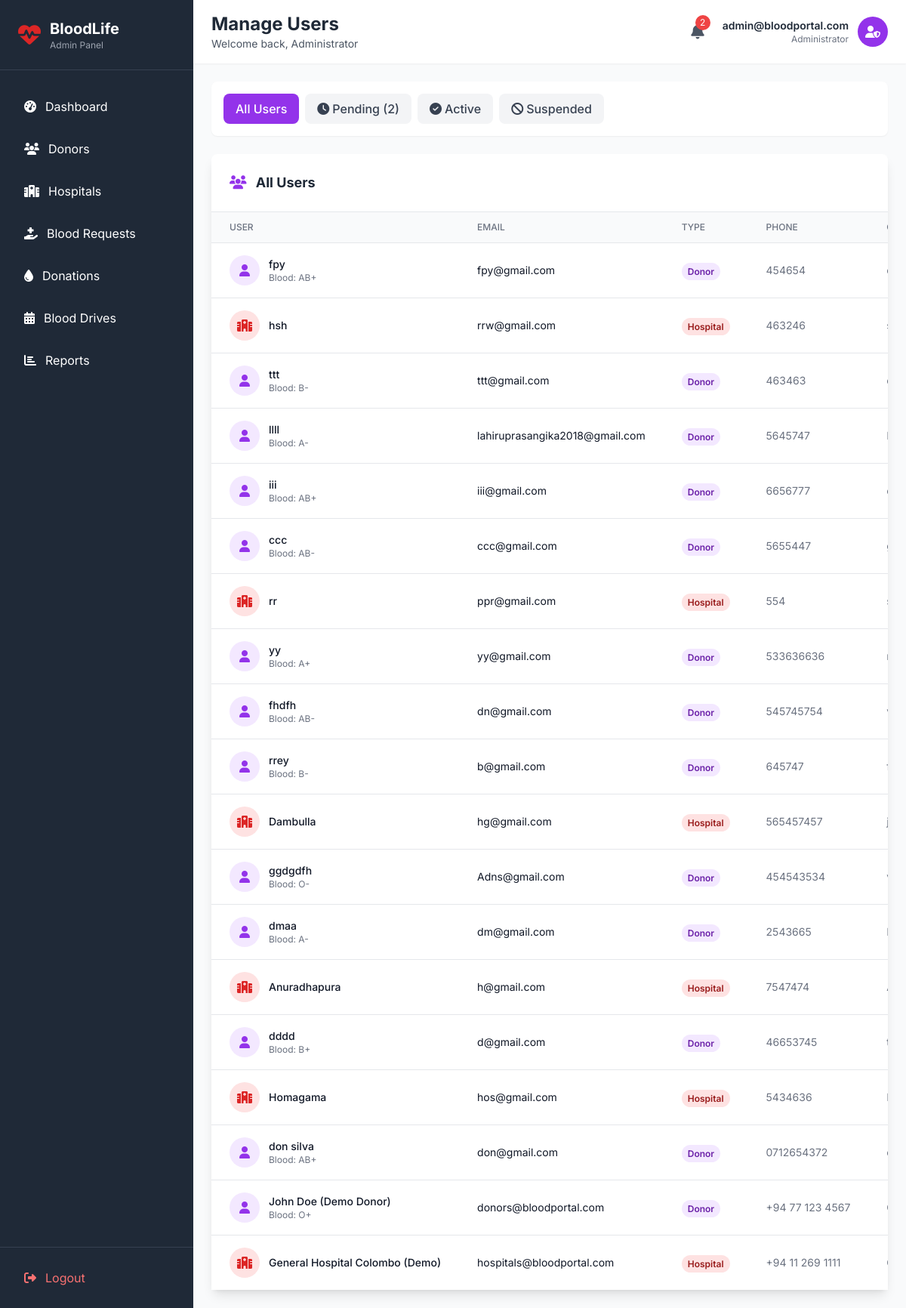
Screenshot of /admin/manage_users.php (signed in) with the database file from the repository.
### tables this page shows
CREATE TABLE `donors` (
  `donor_id` int(11) NOT NULL,
  `user_id` int(11) NOT NULL,
  `full_name` varchar(255) NOT NULL,
  `blood_type` enum('A+','A-','B+','B-','AB+','AB-','O+','O-') NOT NULL,
  `date_of_birth` date NOT NULL,
  `gender` enum('male','female','other') NOT NULL,
  `phone` varchar(20) NOT NULL,
  `address` text NOT NULL,
  `city` varchar(100) NOT NULL,
  `latitude` decimal(10,8) DEFAULT NULL,
  `longitude` decimal(11,8) DEFAULT NULL,
  `last_donation_date` date DEFAULT NULL,
  `total_donations` int(11) DEFAULT 0,
  `is_available` tinyint(1) DEFAULT 1,
  `medical_conditions` text DEFAULT NULL,
  `profile_image` varchar(255) DEFAULT NULL,
  `created_at` timestamp NOT NULL DEFAULT current_timestamp(),
  `updated_at` timestamp NOT NULL DEFAULT current_timestamp() ON UPDATE current_timestamp()
);

CREATE TABLE `users` (
  `user_id` int(11) NOT NULL,
  `email` varchar(255) NOT NULL,
  `password_hash` varchar(255) NOT NULL,
  `user_type` enum('donor','hospital','admin') NOT NULL,
  `status` enum('pending','active','suspended') DEFAULT 'pending',
  `created_at` timestamp NOT NULL DEFAULT current_timestamp(),
  `last_login` timestamp NULL DEFAULT NULL,
  `reset_token` varchar(255) DEFAULT NULL,
  `reset_token_expiry` datetime DEFAULT NULL
);

CREATE TABLE `hospitals` (
  `hospital_id` int(11) NOT NULL,
  `user_id` int(11) NOT NULL,
  `hospital_name` varchar(255) NOT NULL,
  `registration_number` varchar(100) NOT NULL,
  `phone` varchar(20) NOT NULL,
  `address` text NOT NULL,
  `city` varchar(100) NOT NULL,
  `latitude` decimal(10,8) DEFAULT NULL,
  `longitude` decimal(11,8) DEFAULT NULL,
  `contact_person` varchar(255) NOT NULL,
  `contact_email` varchar(255) NOT NULL,
  `created_at` timestamp NOT NULL DEFAULT current_timestamp(),
  `updated_at` timestamp NOT NULL DEFAULT current_timestamp() ON UPDATE current_timestamp()
);

### admin/manage_users.php (the view, shortened to what this page needs)
<?php
$db = getDB();
$statusFilter = isset($_GET['status']) ? $_GET['status'] : 'all';
if ($statusFilter === 'all') {
    $query = "
        SELECT u.*,
               COALESCE(d.full_name, h.hospital_name) as name,
               COALESCE(d.phone, h.phone) as phone,
               COALESCE(d.city, h.city) as city,
               d.blood_type,
               d.address as donor_address,
               h.hospital_name,
               h.registration_number,
               h.address as hospital_address,
               h.contact_person,
               h.contact_email
        FROM users u
        LEFT JOIN donors d ON u.user_id = d.user_id
        LEFT JOIN hospitals h ON u.user_id = h.user_id
        WHERE u.user_type != 'admin'
        ORDER BY u.created_at DESC
    ";
}
if ($statusFilter === 'all') {
    $usersStmt = $db->query($query);
} else {
    $usersStmt = $db->prepare($query);
    $usersStmt->execute([$statusFilter]);
}
$users = $usersStmt->fetchAll();
?>
<!DOCTYPE html>
<html lang="en">
<head>
    <script src="https://cdn.tailwindcss.com"></script>
    <link rel="stylesheet" href="https://cdnjs.cloudflare.com/ajax/libs/font-awesome/6.4.0/css/all.min.css">
</head>
<body class="bg-gray-50">
    <div class="flex h-screen overflow-hidden">
        <?php include 'includes/sidebar.php'; ?>
        <div class="flex-1 overflow-x-hidden overflow-y-auto">
            <?php include 'includes/header.php'; ?>
            <main class="p-6">
                <div class="mb-6 bg-white rounded-lg shadow-sm p-4">
                    <div class="flex flex-wrap gap-2">
                        <a href="?status=all" class="px-4 py-2 rounded-lg font-medium transition <?php echo $statusFilter === 'all' ? 'bg-purple-600 text-white' : 'bg-gray-100 text-gray-700 hover:bg-gray-200'; ?>">
                            All Users
                        </a>
                        <a href="?status=pending" class="px-4 py-2 rounded-lg font-medium transition <?php echo $statusFilter === 'pending' ? 'bg-yellow-600 text-white' : 'bg-gray-100 text-gray-700 hover:bg-gray-200'; ?>">
                            <i class="fas fa-clock mr-1"></i>Pending (<?php echo $db->query("SELECT COUNT(*) FROM users WHERE status = 'pending'")->fetchColumn(); ?>)
                        </a>
                        <a href="?status=active" class="px-4 py-2 rounded-lg font-medium transition <?php echo $statusFilter === 'active' ? 'bg-green-600 text-white' : 'bg-gray-100 text-gray-700 hover:bg-gray-200'; ?>">
                            <i class="fas fa-check-circle mr-1"></i>Active
                        </a>
                        <a href="?status=suspended" class="px-4 py-2 rounded-lg font-medium transition <?php echo $statusFilter === 'suspended' ? 'bg-red-600 text-white' : 'bg-gray-100 text-gray-700 hover:bg-gray-200'; ?>">
                            <i class="fas fa-ban mr-1"></i>Suspended
                        </a>
                    </div>
                </div>
                <div class="bg-white rounded-lg shadow-lg">
                    <div class="p-6 border-b border-gray-200">
                        <h3 class="text-lg font-bold text-gray-800">
                            <i class="fas fa-users text-purple-600 mr-2"></i>
                            <?php
                            if ($statusFilter === 'all') {
                                echo 'All Users';
                            } else {
                                echo ucfirst($statusFilter) . ' Users';
                            }
                            ?>
                        </h3>
                    </div>
                    <div class="overflow-x-auto">
                        <table class="min-w-full divide-y divide-gray-200">
                            <thead class="bg-gray-50">
                                <tr>
                                    <th class="px-6 py-3 text-left text-xs font-medium text-gray-500 uppercase">User</th>
                                    <th class="px-6 py-3 text-left text-xs font-medium text-gray-500 uppercase">Email</th>
                                    <th class="px-6 py-3 text-left text-xs font-medium text-gray-500 uppercase">Type</th>
                                    <th class="px-6 py-3 text-left text-xs font-medium text-gray-500 uppercase">Phone</th>
                                    <th class="px-6 py-3 text-left text-xs font-medium text-gray-500 uppercase">City</th>
                                </tr>
                            </thead>
                            <tbody class="bg-white divide-y divide-gray-200">
                                <?php if (empty($users)): ?>
                                <tr>
                                    <td colspan="8" class="px-6 py-12 text-center text-gray-500">
                                        <i class="fas fa-inbox text-4xl mb-2"></i>
                                        <p>No users found</p>
                                    </td>
                                </tr>
                                <?php else: ?>
                                <?php foreach ($users as $user): ?>
                                <tr class="hover:bg-gray-50">
                                    <td class="px-6 py-4 whitespace-nowrap">
                                        <div class="flex items-center">
                                            <div class="flex-shrink-0 h-10 w-10 rounded-full <?php echo $user['user_type'] === 'donor' ? 'bg-purple-100' : 'bg-red-100'; ?> flex items-center justify-center">
                                                <i class="fas <?php echo $user['user_type'] === 'donor' ? 'fa-user text-purple-600' : 'fa-hospital text-red-600'; ?>"></i>
                                            </div>
                                            <div class="ml-3">
                                                <div class="text-sm font-medium text-gray-900"><?php echo htmlspecialchars($user['name'] ?? 'N/A'); ?></div>
                                                <?php if ($user['user_type'] === 'donor' && $user['blood_type']): ?>
                                                <div class="text-xs text-gray-500">Blood: <?php echo $user['blood_type']; ?></div>
                                                <?php endif; ?>
                                            </div>
                                        </div>
                                    </td>
                                    <td class="px-6 py-4 whitespace-nowrap">
                                        <div class="text-sm text-gray-900"><?php echo htmlspecialchars($user['email']); ?></div>
                                    </td>
                                    <td class="px-6 py-4 whitespace-nowrap">
                                        <span class="px-2 py-1 text-xs font-semibold rounded-full <?php echo $user['user_type'] === 'donor' ? 'bg-purple-100 text-purple-800' : 'bg-red-100 text-red-800'; ?>">
                                            <?php echo ucfirst($user['user_type']); ?>
                                        </span>
                                    </td>
                                    <td class="px-6 py-4 whitespace-nowrap text-sm text-gray-500"><?php echo htmlspecialchars($user['phone'] ?? 'N/A'); ?></td>
                                    <td class="px-6 py-4 whitespace-nowrap text-sm text-gray-500"><?php echo htmlspecialchars($user['city'] ?? 'N/A'); ?></td>
                                </tr>
                                <?php endforeach; ?>
                                <?php endif; ?>
                            </tbody>
                        </table>
                    </div>
                </div>
            </main>
        </div>
    </div>
</body>
</html>

### admin/manage_users.php (style rules this page uses)
* { font-family: 'Inter', sans-serif; }

### rows the page displays
donors: name "fpy", blood_type "AB+", user.email "fpy@gmail.com", user.user_type "Donor", phone "454654"
hospitals: name "hsh", user.email "rrw@gmail.com", user.user_type "Hospital", phone "463246"
donors: name "ttt", blood_type "B-", user.email "ttt@gmail.com", user.user_type "Donor", phone "463463"
donors: name "llll", blood_type "A-", user.email "lahiruprasangika2018@gmail.com", user.user_type "Donor", phone "5645747"
donors: name "iii", blood_type "AB+", user.email "iii@gmail.com", user.user_type "Donor", phone "6656777"
donors: name "ccc", blood_type "AB-", user.email "ccc@gmail.com", user.user_type "Donor", phone "5655447"
hospitals: name "rr", user.email "ppr@gmail.com", user.user_type "Hospital", phone "554"
donors: name "yy", blood_type "A+", user.email "yy@gmail.com", user.user_type "Donor", phone "533636636"
donors: name "fhdfh", blood_type "AB-", user.email "dn@gmail.com", user.user_type "Donor", phone "545745754"
donors: name "rrey", blood_type "B-", user.email "b@gmail.com", user.user_type "Donor", phone "645747"
hospitals: name "Dambulla", user.email "hg@gmail.com", user.user_type "Hospital", phone "565457457"
donors: name "ggdgdfh", blood_type "O-", user.email "Adns@gmail.com", user.user_type "Donor", phone "454543534"
donors: name "dmaa", blood_type "A-", user.email "dm@gmail.com", user.user_type "Donor", phone "2543665"
hospitals: name "Anuradhapura", user.email "h@gmail.com", user.user_type "Hospital", phone "7547474"
donors: name "dddd", blood_type "B+", user.email "d@gmail.com", user.user_type "Donor", phone "46653745"
hospitals: name "Homagama", user.email "hos@gmail.com", user.user_type "Hospital", phone "5434636"
donors: name "don silva", blood_type "AB+", user.email "don@gmail.com", user.user_type "Donor", phone "0712654372"
donors: name "John Doe (Demo Donor)", blood_type "O+", user.email "donors@bloodportal.com", user.user_type "Donor", phone "+94 77 123 4567"
hospitals: name "General Hospital Colombo (Demo)", user.email "hospitals@bloodportal.com", user.user_type "Hospital", phone "+94 11 269 1111"

### other values shown
$pageTitle "Manage Users"
$notifCount "2"
$_SESSION['email'] "admin@bloodportal.com"
